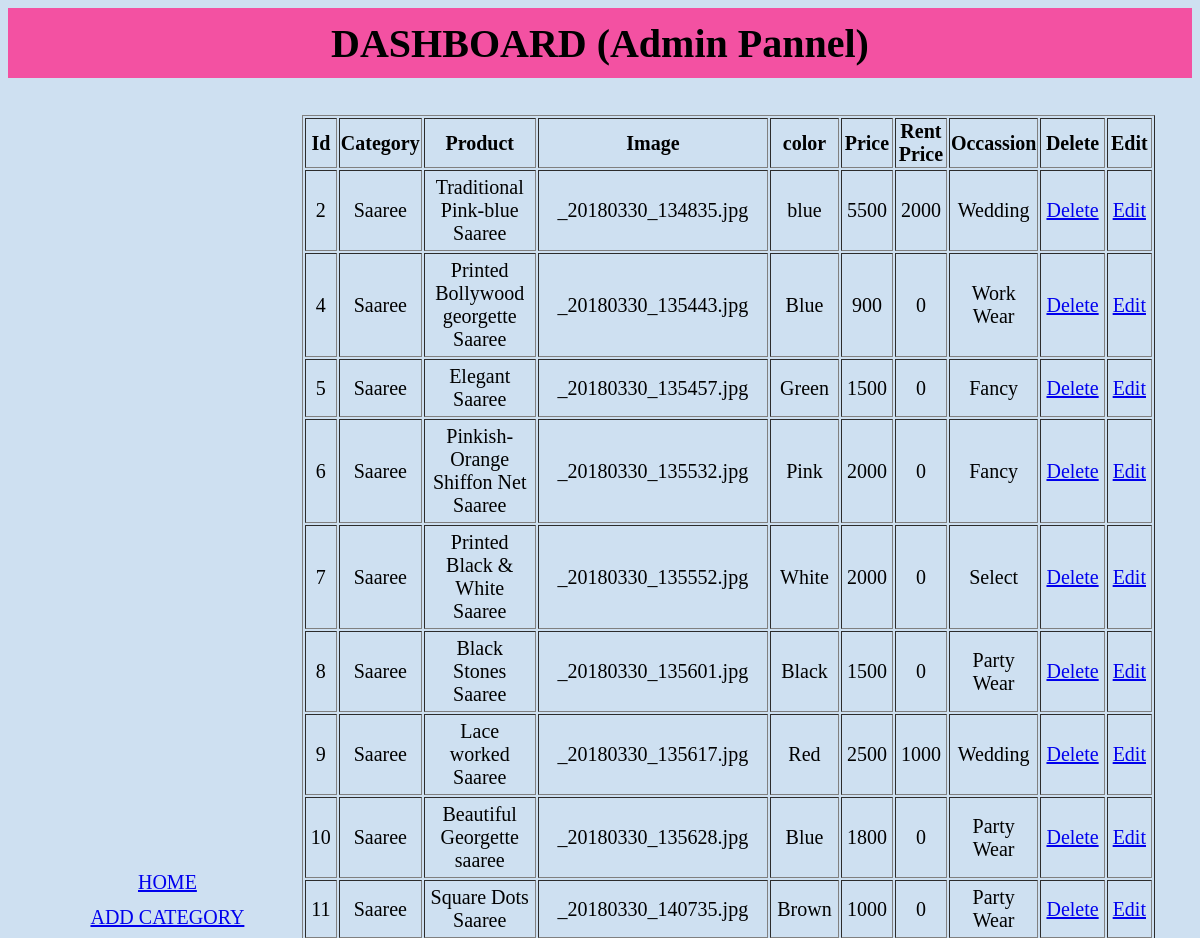
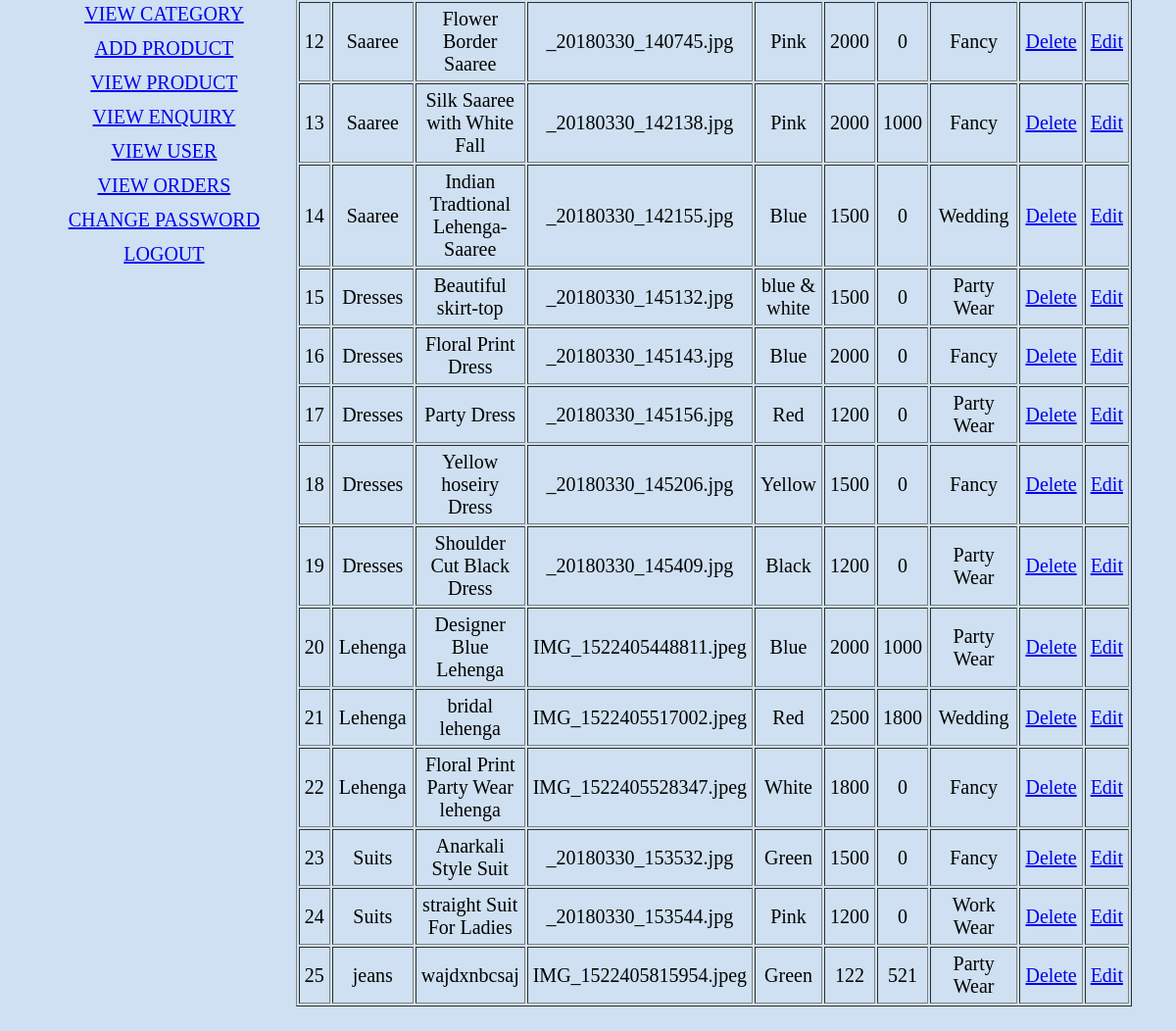
/BMART/admin-pannel/view_pro.php (signed in), run on the app's committed database (2 pictures, top to bottom).
### tables this page shows
CREATE TABLE `product` (
  `id` int(255) NOT NULL,
  `category` varchar(1000) NOT NULL,
  `product` varchar(1000) NOT NULL,
  `image` varchar(1000) NOT NULL,
  `color` varchar(1000) NOT NULL,
  `price` int(255) NOT NULL,
  `rent price` int(255) NOT NULL,
  `ocassion` varchar(1000) NOT NULL
);

### BMART/admin-pannel/tablepro.php (the view, shortened to what this page needs)
<?php
if(isset($_SESSION["admin_ses"]))
{
include("connection.php");
$q2="select * from product";
$qry2=$con->query($q2);
echo "<table border='1' style='overflow-x:auto;'>";
echo "<tr><th> Id</th><th>Category</th><th>Product</th><th>Image</th><th>color</th><th>Price</th><th>Rent Price</th><th>Occassion</th><th>Delete</th><th>Edit</th></tr>";
while($r=$qry2->fetch_array())
{
echo "<tr>";
echo "<td>$r[0]</td>";
echo "<td>$r[1]</td>";
echo "<td>$r[2]</td>";
echo "<td>$r[3]</td>";
echo "<td>$r[4]</td>";
echo "<td>$r[5]</td>";
echo "<td>$r[6]</td>";
echo "<td>$r[7]</td>";
echo "<td><a href='del_pro.php?id=$r[0]'>Delete</a></td>";
echo "<td><a href='edit.php?id=$r[0]'>Edit</a></td>";
echo "</tr>";
}
echo "</table>";
}
else
{
header("location:index.php");
}?>

### BMART/admin-pannel/view_pro.php
<!DOCTYPE html>
<html>
<head>
<link rel="stylesheet" type="text/css" href="css/admin.css"
</head>
<body bgcolor="#CEEOF1">
<?php include("header.php");?>
<table class="adjust">
<tr class="left"><td><?php include("left.php"); ?></td>
<td rowspan="9" >
<?php include("tablepro.php");?></td></tr>
</table>
</body>
</html>

### BMART/admin-pannel/header.php (shortened to what this page needs)
<!DOCTYPE html>
<html>
<head>
</head>
<body>
<table class="table">
<tr><td class="caption"><b>DASHBOARD (Admin Pannel)<b></td></tr>
</table>
</html>

### BMART/admin-pannel/left.php
<!DOCTYPE html>
<html>
<head>
<link rel="stylesheet" type="text/css" href="css/admin.css"
</head>
<body>
<table class="left">
<tr><td><a href="home.php">HOME</a></td></tr>
<tr><td><a href="add_cat.php">ADD CATEGORY</a></td></tr>
<tr><td><a href="view_cat.php">VIEW CATEGORY</a></td></tr>
<tr><td><a href="add_pro.php">ADD PRODUCT</a></td></tr>
<tr><td><a href="view_pro.php">VIEW PRODUCT</a></td></tr>
<tr><td><a href="home.php">VIEW ENQUIRY</a></td></tr>
<tr><td><a href="home.php">VIEW USER</a></td></tr>
<tr><td><a href="home.php">VIEW ORDERS</a></td></tr>
<tr><td><a href="home.php">CHANGE PASSWORD</a></td></tr>
<tr><td><a href="logout.php">LOGOUT</a></td></tr>
</table>
</body>
</html>

### BMART/admin-pannel/css/admin.css (style rules this page uses)
.adjust { width:100%; height:50%; padding:30px; }
td { text-align:center; padding:5px; width:50%; }
.left { font-family:Lucida Handwriting; font-size:20px; border:1px; }

### BMART/admin-pannel/header.php (style rules this page uses)
.table { width:100%; height:70px; background-color:#F351A2; }
.caption { text-align:center; font-family:Lucida Handwriting; font-size:40px; }

### data on the page
product: id "2", category "Saaree", product "Traditional Pink-blue Saaree", image "_20180330_134835.jpg", color "blue", price "5500", rent price "2000", ocassion "Wedding"
product: id "4", category "Saaree", product "Printed Bollywood georgette Saaree", image "_20180330_135443.jpg", color "Blue", price "900", rent price "0", ocassion "Work Wear"
product: id "5", category "Saaree", product "Elegant Saaree", image "_20180330_135457.jpg", color "Green", price "1500", rent price "0", ocassion "Fancy"
product: id "6", category "Saaree", product "Pinkish-Orange Shiffon Net Saaree", image "_20180330_135532.jpg", color "Pink", price "2000", rent price "0", ocassion "Fancy"
product: id "7", category "Saaree", product "Printed Black & White Saaree", image "_20180330_135552.jpg", color "White", price "2000", rent price "0", ocassion "Select"
product: id "8", category "Saaree", product "Black Stones Saaree", image "_20180330_135601.jpg", color "Black", price "1500", rent price "0", ocassion "Party Wear"
product: id "9", category "Saaree", product "Lace worked Saaree", image "_20180330_135617.jpg", color "Red", price "2500", rent price "1000", ocassion "Wedding"
product: id "10", category "Saaree", product "Beautiful Georgette saaree", image "_20180330_135628.jpg", color "Blue", price "1800", rent price "0", ocassion "Party Wear"
product: id "11", category "Saaree", product "Square Dots Saaree", image "_20180330_140735.jpg", color "Brown", price "1000", rent price "0", ocassion "Party Wear"
product: id "12", category "Saaree", product "Flower Border Saaree", image "_20180330_140745.jpg", color "Pink", price "2000", rent price "0", ocassion "Fancy"
product: id "13", category "Saaree", product "Silk Saaree with White Fall", image "_20180330_142138.jpg", color "Pink", price "2000", rent price "1000", ocassion "Fancy"
product: id "14", category "Saaree", product "Indian Tradtional Lehenga-Saaree", image "_20180330_142155.jpg", color "Blue", price "1500", rent price "0", ocassion "Wedding"
product: id "15", category "Dresses", product "Beautiful skirt-top", image "_20180330_145132.jpg", color "blue & white", price "1500", rent price "0", ocassion "Party Wear"
product: id "16", category "Dresses", product "Floral Print Dress", image "_20180330_145143.jpg", color "Blue", price "2000", rent price "0", ocassion "Fancy"
product: id "17", category "Dresses", product "Party Dress", image "_20180330_145156.jpg", color "Red", price "1200", rent price "0", ocassion "Party Wear"
product: id "18", category "Dresses", product "Yellow hoseiry Dress", image "_20180330_145206.jpg", color "Yellow", price "1500", rent price "0", ocassion "Fancy"
product: id "19", category "Dresses", product "Shoulder Cut Black Dress", image "_20180330_145409.jpg", color "Black", price "1200", rent price "0", ocassion "Party Wear"
product: id "20", category "Lehenga", product "Designer Blue Lehenga", image "IMG_1522405448811.jpeg", color "Blue", price "2000", rent price "1000", ocassion "Party Wear"
product: id "21", category "Lehenga", product "bridal lehenga", image "IMG_1522405517002.jpeg", color "Red", price "2500", rent price "1800", ocassion "Wedding"
product: id "22", category "Lehenga", product "Floral Print Party Wear lehenga", image "IMG_1522405528347.jpeg", color "White", price "1800", rent price "0", ocassion "Fancy"
product: id "23", category "Suits", product "Anarkali Style Suit", image "_20180330_153532.jpg", color "Green", price "1500", rent price "0", ocassion "Fancy"
product: id "24", category "Suits", product "straight Suit For Ladies", image "_20180330_153544.jpg", color "Pink", price "1200", rent price "0", ocassion "Work Wear"
product: id "25", category "jeans", product "wajdxnbcsaj", image "IMG_1522405815954.jpeg", color "Green", price "122", rent price "521", ocassion "Party Wear"
